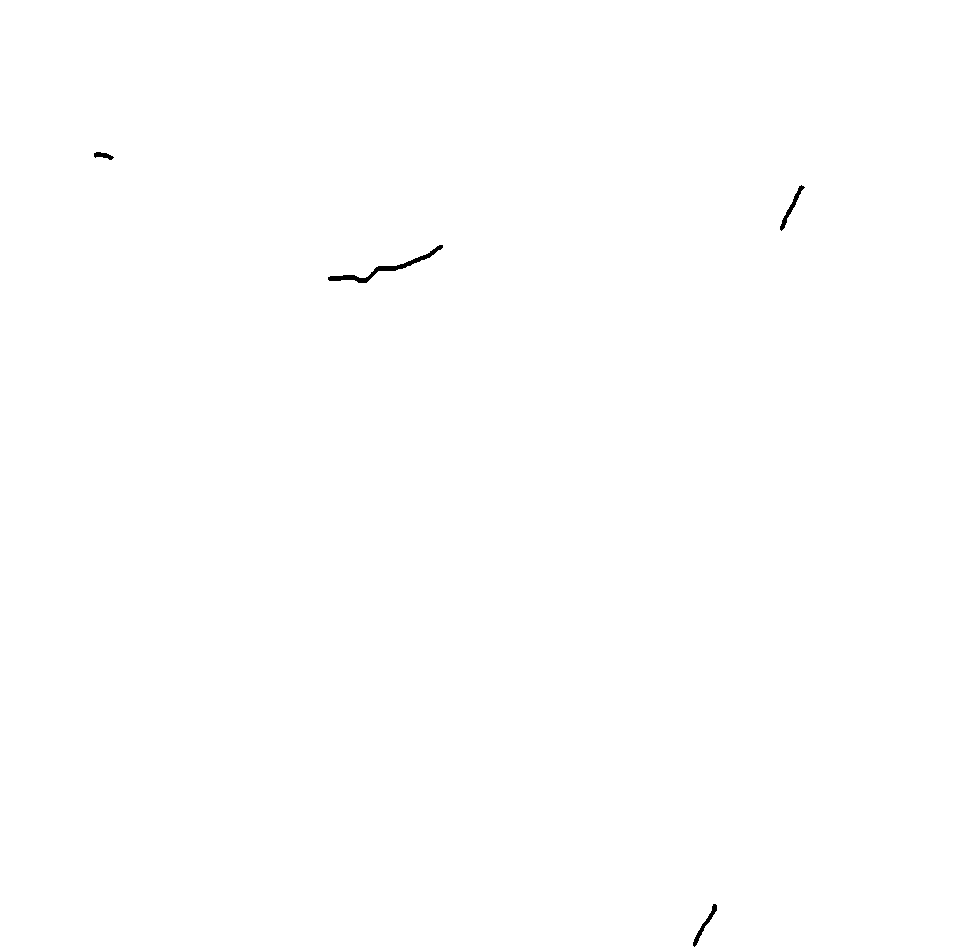
#> input picture FV-Cells/Policristal/Txarrak/1007_ROI.bmp, 953 x 948 px; its folder holds 4 pictures in this run
$ jupyter execute --allow-errors DL_Project.ipynb   (shell and % lines are left out)
#> lines starting #> are read from the running program, lines starting #| are printed output that depends on the picture; after the words box and inside, x2 and y2 are one past the last pixel; in counts of white or black regions, pixels touching at a corner belong together
[cell 1]
#Setup
import tensorflow as tf
from tensorflow import keras
from tensorflow.keras import layers
from tensorflow.keras.layers import BatchNormalization
from tensorflow.keras.layers import Conv2D
from tensorflow.keras.layers import Conv2DTranspose
from tensorflow.keras.layers import LeakyReLU
from tensorflow.keras.layers import Activation
from tensorflow.keras.layers import Flatten
from tensorflow.keras.layers import Dense
from tensorflow.keras.layers import Dense
from tensorflow.keras.layers import Reshape
from tensorflow.keras.layers import Input
from tensorflow.keras.models import Model
from tensorflow.keras import backend as K
from tensorflow.keras.optimizers import Adam
from tensorflow.keras.datasets import mnist

import tensorflow_datasets as tfds
import matplotlib.pyplot as plt
import numpy as np

import os
from os import listdir
from os.path import isfile, join
import time
import cv2

# 1. Data loading and preparation

[cell 2]
from google.colab import drive
drive.mount('/content/drive')
import os
os.chdir("/content/drive/")
%cd MyDrive

[cell 3]
fpath_C = 'DL_Project/FV-Cells/Policristal/Txarrak'
fpath_G = 'DL_Project/FV-Cells/Policristal/Onak'

filesG = [os.path.join(root, name)
            for root, dirs, files in os.walk(fpath_G)
            for name in files
            if (name.endswith((".bmp", ".BMP")))and ('ROI' not in name)]
filesC = [os.path.join(root, name)
            for root, dirs, files in os.walk(fpath_C)
            for name in files
            if (name.endswith((".bmp", ".BMP")))and ('ROI' not in name)]
ROIs = [os.path.join(root, name)
            for root, dirs, files in os.walk(fpath_C)
            for name in files
            if (name.endswith((".bmp", ".BMP")))and ('ROI' in name)]
print(len(filesG), len(filesC), len(ROIs))

Load images from paths

[cell 4]
imgG = [] #Undefected cells
imgC = [] #Cracked (defected) cells
ROI = []  #ROIs of defected cells

for pth in filesG:
  img = cv2.imread(pth,0)/255.
  imgG.append(img)
for pth in filesC:
  img = cv2.imread(pth,0)/255.
  imgC.append(img)
for pth in ROIs:
  img = cv2.imread(pth,0)/255.
#> img: shape (948, 953) float64; values 0 (black) and 1 (white), 99.9% white; 4 black regions, box (x1, y1, x2, y2) and area: (328, 245, 443, 283) 562, (780, 185, 805, 231) 204, (693, 904, 717, 947) 191, (94, 152, 114, 160) 89
  ROI.append(img)
#> pass 2 of the loop `for pth in ROIs:`:
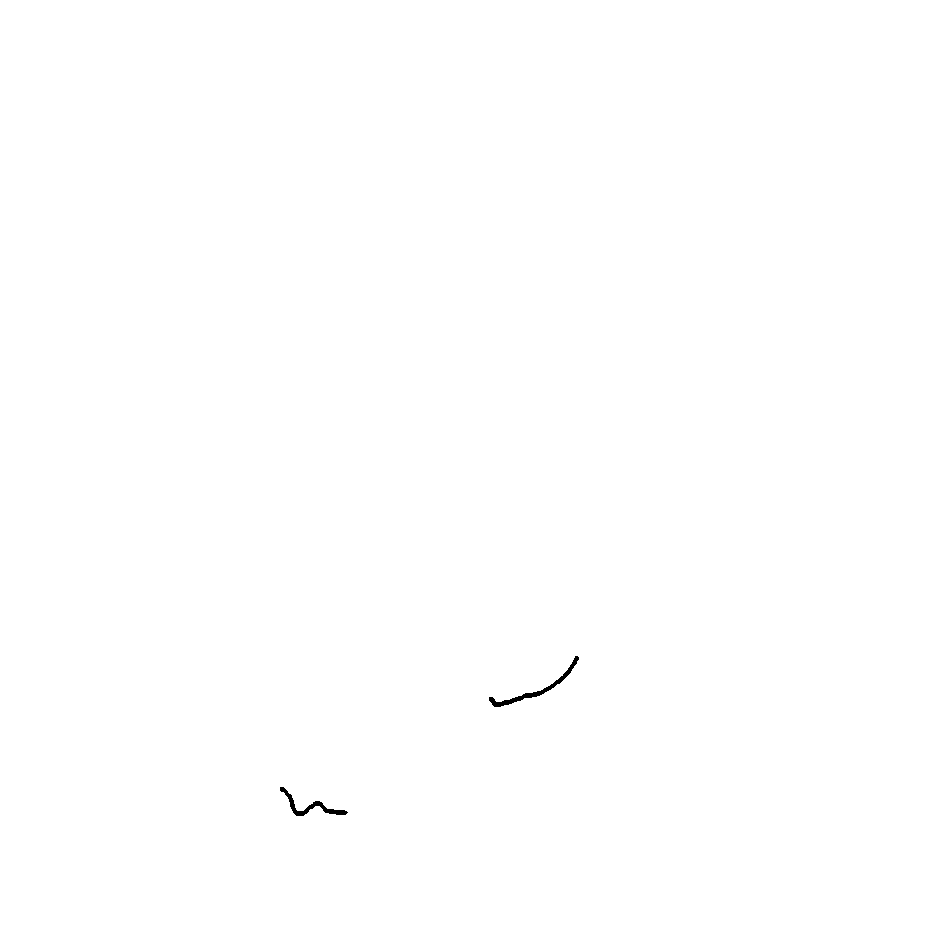
#> input picture FV-Cells/Policristal/Txarrak/1009_ROI.bmp, 949 x 949 px
#> pass 3 of the loop `for pth in ROIs:`:
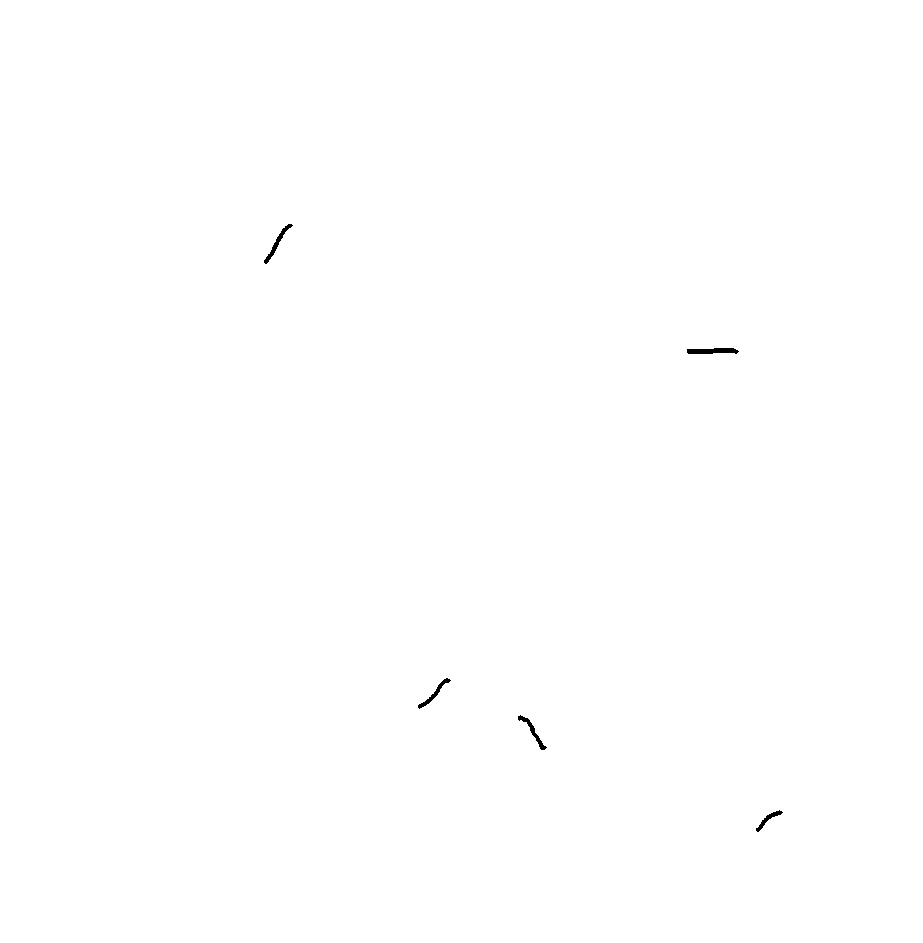
#> input picture FV-Cells/Policristal/Txarrak/1002_ROI.bmp, 923 x 943 px
#> the loop made 4 passes; the first 3 are shown

#Convert images to numpy arrays:
imgG = np.array(imgG)
#> imgG = empty array
imgC = np.array(imgC)
#> (the rest of this cell did not finish here and is left out)

Some visualization

#> (a cell that did not finish here is left out)

# 1.1 Segmentation

[cell 6]
#Create directories for training data generation

pth = "DL_Project/FV-Cells/Policristal/segmentation"
os.mkdir(pth)

target_path = pth + "/train"
try:
    os.stat(target_path)
except:
    os.mkdir(target_path)
try:
    os.stat(target_path+'/bad')
except:
    os.mkdir(target_path+'/bad')
try:
    os.stat(target_path+'/good')
except:
    os.mkdir(target_path+'/good')

from random import randint
import shutil

valid_path = pth + "/validation"
try:
    os.stat(valid_path)
except:
    os.mkdir(valid_path)
try:
    os.stat(valid_path+'/bad')
except:
    os.mkdir(valid_path+'/bad')
try:
    os.stat(valid_path+'/good')
except:
    os.mkdir(valid_path+'/good')

Segmentation function

[cell 7]
#--------------------------------------
### IMAGE PROCESSING && SAVING
# [90 lines left out: functions img_procc, find_ROI_img, not called in this run]

Execution of segmentation

[cell 8]
bmpfilesC = filesC
bmpfilesG = filesG
bmpfiles = filesC + filesG
pth = "DL_Project/FV-Cells/Policristal/segmentation"
target_path = pth + "/train"

for i,fname in enumerate(bmpfiles):
    print('PROCESSING:: ' + str(i) + ' :: ' + fname)
    #fname = bmpfiles[-10]
    try:
        img_procc(fname, target_path)
    except:
        #print(" ")
        print("Exception occurred with : " + fname)
    time.sleep(0.01)

#2. Autoencoder model

Autoencoder declaration

[cell 9]
class ConvAutoencoder:
	@staticmethod
	def build(width, height, depth, filters=(32, 64), latentDim=16):
		# initialize the input shape to be "channels last" along with
		# the channels dimension itself
		# channels dimension itself
		inputShape = (height, width, depth)
		chanDim = -1

    # define the input to the encoder
		inputs = Input(shape=inputShape)
		x = inputs
		# loop over the number of filters
		for f in filters:
			# apply a CONV => RELU => BN operation
			x = Conv2D(f, (3, 3), strides=2, padding="same")(x)
			x = LeakyReLU(alpha=0.2)(x)
			x = BatchNormalization(axis=chanDim)(x)
		# flatten the network and then construct our latent vector
		volumeSize = K.int_shape(x)
		x = Flatten()(x)
		latent = Dense(latentDim)(x)
		# build the encoder model
		encoder = Model(inputs, latent, name="encoder")


    # start building the decoder model which will accept the
		# output of the encoder as its inputs
		latentInputs = Input(shape=(latentDim,))
		x = Dense(np.prod(volumeSize[1:]))(latentInputs)
		x = Reshape((volumeSize[1], volumeSize[2], volumeSize[3]))(x)
		# loop over our number of filters again, but this time in
		# reverse order
		for f in filters[::-1]:
			# apply a CONV_TRANSPOSE => RELU => BN operation
			x = Conv2DTranspose(f, (3, 3), strides=2,
				padding="same")(x)
			x = LeakyReLU(alpha=0.2)(x)
			x = BatchNormalization(axis=chanDim)(x)
    # apply a single CONV_TRANSPOSE layer used to recover the
		# original depth of the image
		x = Conv2DTranspose(depth, (3, 3), padding="same")(x)
		outputs = Activation("sigmoid")(x)
		# build the decoder model
		decoder = Model(latentInputs, outputs, name="decoder")
		# our autoencoder is the encoder + decoder
		autoencoder = Model(inputs, decoder(encoder(inputs)),
			name="autoencoder")
		# return a 3-tuple of the encoder, decoder, and autoencoder
		return (encoder, decoder, autoencoder)

#2.1 Entire images classification

[cell 10]
# Define train
path = 'DL_Project/FV-Cells/Policristal/Onak'
filesX = [os.path.join(root, name)
            for root, dirs, files in os.walk(path)
            for name in files
            if (name.endswith((".bmp", ".BMP")))and ('ROI' not in name)]

trainX = []
dim = (512, 512)
for pth in filesX:
  img = cv2.imread(pth,0)/255.
  img = cv2.resize(img, dim, interpolation = cv2.INTER_AREA)
  trainX.append(img)
trainX = np.array(trainX)
# and test data:
path = 'DL_Project/FV-Cells/Policristal/Txarrak'
filesY = [os.path.join(root, name)
            for root, dirs, files in os.walk(path)
            for name in files
            if (name.endswith((".bmp", ".BMP")))and ('ROI' not in name)]

testX = []

for pth in filesY:
  img = cv2.imread(pth,0)/255.
  img = cv2.resize(img, dim, interpolation = cv2.INTER_AREA)
  testX.append(img)

testX = np.array(testX)

[cell 11]
print(testX.shape[0])

[cell 12]
# initialize the number of epochs to train for and batch size
EPOCHS = 10
BS = 16
# construct our convolutional autoencoder
print("[INFO] building autoencoder...")
#> (the rest of this cell did not finish here and is left out)

#> (a cell that did not finish here is left out)

[cell 14]
errorsg = []
#> (the rest of this cell did not finish here and is left out)

#> (a cell that did not finish here is left out)

[cell 16]
from re import I
errors = []
anom = []
import os
os.chdir("/content/drive")
%cd MyDrive/DL_Project
i = 1
num_anom = 0

# loop over all original images and their corresponding
# reconstructions
#> (the rest of this cell did not finish here and is left out)

#2.2 Use segmentation before training autoencoder

[cell 17]
# Define train
path = 'DL_Project/FV-Cells/Policristal/segmentation/train/good'
filesX = [os.path.join(root, name)
            for root, dirs, files in os.walk(path)
            for name in files
            if (name.endswith((".bmp", ".BMP")))and ('B' not in name)]

trainX = []

for pth in filesX:
  img = cv2.imread(pth,0)/255.
  trainX.append(img)
trainX = np.array(trainX)
# and test data:
path = 'DL_Project/FV-Cells/Policristal/segmentation/validation/good'
filesY = [os.path.join(root, name)
            for root, dirs, files in os.walk(path)
            for name in files
            if (name.endswith((".bmp", ".BMP")))and ('ROI' not in name)]

testX = []

for pth in filesY:
  img = cv2.imread(pth,0)/255.
  testX.append(img)

testX = np.array(testX)

[cell 18]
# initialize the number of epochs and batch size
EPOCHS = 10
BS = 64
# construct the convolutional autoencoder
print("[INFO] building autoencoder...")
#> (the rest of this cell did not finish here and is left out)

opt = Adam(learning_rate=1e-3)
autoencoder.compile(loss="mse", optimizer=opt)
# train the convolutional autoencoder
H = autoencoder.fit(
	trainX, trainX,
	validation_data=(testX, testX),
	epochs=EPOCHS,
	batch_size=BS)

[cell 19]
#Testing with good and bad images:
path = 'DL_Project/FV-Cells/Policristal/segmentation/validation'
filesT = [os.path.join(root, name)
            for root, dirs, files in os.walk(path)
            for name in files
            if (name.endswith((".bmp", ".BMP")))and ('ROI' not in name)]

testing = []

for pth in filesT:
  img = cv2.imread(pth,0)/255.
  testing.append(img)

testing = np.array(testing)
print(len(filesT))

[cell 20]
bad_path = 'DL_Project/FV-Cells/Policristal/segmentation/validation/bad'
filesbad = filesT = [os.path.join(root, name)
            for root, dirs, files in os.walk(bad_path)
            for name in files
            if (name.endswith((".bmp", ".BMP")))and ('ROI' not in name)]
print(len(filesbad))

Make predictions to allow anomaly detection

#> (a cell that did not finish here is left out)

Make a threshold for anomaly detection, based on test images

[cell 22]
errorsg = []
#> (the rest of this cell did not finish here and is left out)

And finally make anomaly detection with testing data

[cell 23]
errors = []
anom = []

i = 1
num_anom = 0

# loop over all original images and their corresponding
# reconstructions
#> (the rest of this cell did not finish here and is left out)

#Some visualization

For whole image classification

[cell 24]
pth_F = 'DL_Project/FV-Cells/Policristal/Txarrak'

fl_F = [os.path.join(root, name)
            for root, dirs, files in os.walk(pth_F)
            for name in files
            if (name.endswith((".bmp", ".BMP")))and ('ROI' not in name)and ('heat' not in name)]
len(fl_F)
st=0
anomalies = []
for i in range(len(fl_F)):

    fname = fl_F[st+i]
    print(fname)
    img = cv2.imread(fname,0)

    img_w = 512
    img_h = 512

    errors, images, img_origin, mask, subw = Predictions(fname, ' ',autoencoder,img_w,img_h,mask=True)

    errors = np.asarray(errors)
    print(errors.shape)
    plt.subplot(121)
    plt.plot(errors,'.')
    plt.subplot(122)
    plt.hist(errors,30)
    plt.show()

    plt.figure(figsize=(10, 10))
    plt.subplot(121)
    plt.imshow(img)
    plt.subplot(122)
    plt.imshow(img*mask)
    plt.show()

For autoencoder with image segmentation

[cell 25]
from tensorflow.keras.preprocessing.image import ImageDataGenerator, array_to_img, img_to_array, load_img
import tensorflow as tf

#============================================================================================================
##Predict IMAGE & Save classified bmp
# [116 lines left out: functions Predictions, SlidingWindow, not called in this run]

[cell 26]
pth_F = 'DL_Project/FV-Cells/Policristal/Txarrak'

fl_F = [os.path.join(root, name)
            for root, dirs, files in os.walk(pth_F)
            for name in files
            if (name.endswith((".bmp", ".BMP")))and ('ROI' not in name)and ('heat' not in name)]
len(fl_F)
st=0
anomalies = []
for i in range(len(fl_F)):

    fname = fl_F[st+i]
    print(fname)
    img = cv2.imread(fname,0)

    img_w = 64
    img_h = 64

    errors, images, img_origin, mask, subw = Predictions(fname, ' ',autoencoder,img_w,img_h,mask=True)

    errors = np.asarray(errors)
    print(errors.shape)
    plt.subplot(121)
    plt.plot(errors,'.')
    plt.subplot(122)
    plt.hist(errors,30)
    plt.show()

    plt.figure(figsize=(10, 10))
    plt.subplot(121)
    plt.imshow(img)
    plt.subplot(122)
    plt.imshow(img*mask)
    plt.show()

    if True: #Save Anomaly for Anomaly Dataset
        idxs = np.where(errors>0.006)[0]
        if not(len(idxs)==0):
            for i in idxs:
                anomalies.append(images[i])

#3. U-net model creation

Input data preparation

[cell 27]
input_img = []
input_ROI = []

w, h = 256, 256
dim = (w, h)

for pth in filesC:
  img = cv2.imread(pth,0)/255.
  img = cv2.resize(img, dim, interpolation = cv2.INTER_AREA)
  input_img.append(img)

for pth in ROIs:
  img = cv2.imread(pth,0)/255.
  img = cv2.resize(img, dim, interpolation = cv2.INTER_NEAREST)
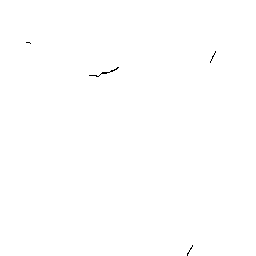
#> img: shape (256, 256) float64; values 0 (black) and 1 (white), 99.9% white; black in thin lines or dots, all inside (x1, y1, x2, y2) = (26, 42, 216, 256)
  input_ROI.append(img)
#> pass 2 of the loop `for pth in ROIs:`:
#> `img = cv2.resize(img, dim, interpolation = cv2.INTER_NEAREST)`:
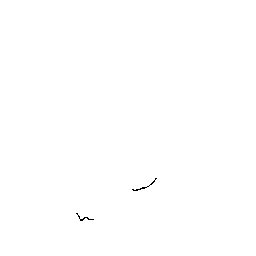
#> img: shape (256, 256) float64; values 0 (black) and 1 (white), 99.9% white; black in thin lines or dots, all inside (x1, y1, x2, y2) = (76, 178, 157, 221)
#> pass 3 of the loop `for pth in ROIs:`:
#> `img = cv2.resize(img, dim, interpolation = cv2.INTER_NEAREST)`:
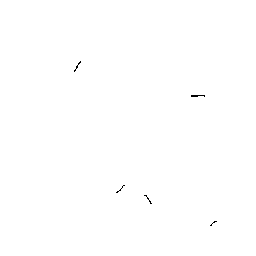
#> img: shape (256, 256) float64; values 0 (black) and 1 (white), 99.9% white; black in thin lines or dots, all inside (x1, y1, x2, y2) = (74, 61, 217, 226)
#> the loop made 4 passes; the first 3 are shown

input_img = np.array(input_img)
#> input_img = empty array
input_ROI = np.array(input_ROI)

[cell 28]
#Spliting dataset into train and test. To do so shuffle indexes and split 80/20:

# Shuffle the values:
#id_shuf = np.argsort(np.random.rand(input_img.shape[0])) # Get indexes of the sorted values
#input_img = input_img[id_shuf]
#input_ROI = input_ROI[id_shuf]

# Now split the dataset:
split = 0.8*input_img.shape[0]
#> split = 0
train_img, test_img, train_ROI, test_ROI = [], [], [], []
i, j = 1, 1
for img in input_img:
  if  i <= split:
    train_img.append(img)
  else:
    test_img.append(img)
  i+=1
#> this loop made 0 passes
#> after the loop, i = 1; test_img = []; train_img = []
for ROI in input_ROI:
  if  j <= split:
    train_ROI.append(ROI)
  else:
    test_ROI.append(ROI)
  j+=1

train_img = np.array(train_img)
#> train_img = empty array
train_ROI = np.array(train_ROI)
test_img = np.array(test_img)
#> test_img = empty array
test_ROI = np.array(test_ROI)

print(train_img.shape)
#| (0,)
